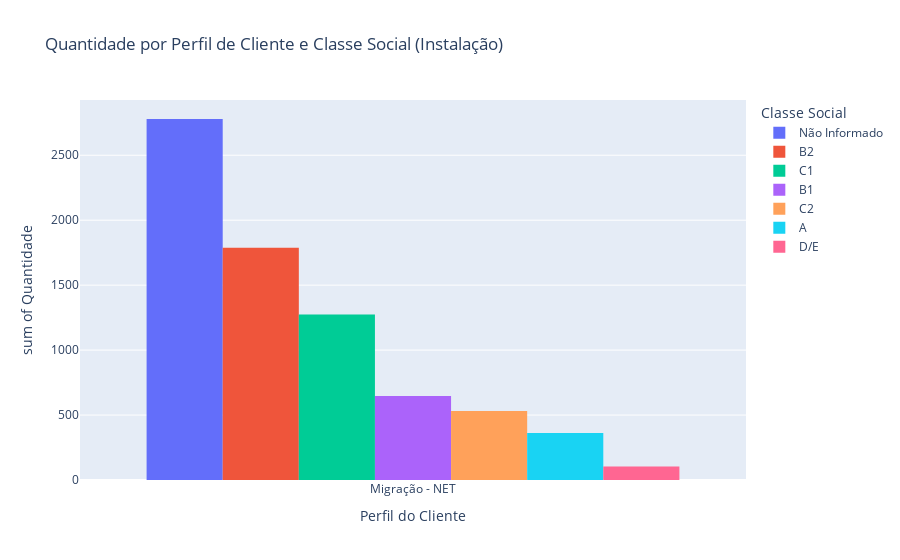

Write notebook code for a chart like this one.
### Code cell
import plotly as px

con.execute('select * from duckdb_tables()').df()

Q = '''
    SELECT * FROM teste1
    '''

teste1 = con.execute(Q).df()

display(teste1['NM_PERFIL_CLIENTE'].unique())

Q = '''
    SELECT * FROM teste1
    WHERE 1=1 NM_PERFIL_CLIENTE = 'Migração - NET' OR NM_PERFIL_CLIENTE = 'Migração - NET'
    ORDER BY QTD DESC
    '''
teste1 = con.execute(Q).df()

colunas = ["NM_INDICADOR_NEGOCIO", "NM_PERFIL_CLIENTE", "NM_TIPO_CLASSE_SOCIAL", "QTD"]

df = pd.DataFrame(teste1, columns=colunas)

fig = px.hist_series(
    df,
    x="NM_PERFIL_CLIENTE",
    y="QTD",
    color="NM_TIPO_CLASSE_SOCIAL",
    title="Quantidade por Perfil de Cliente e Classe Social (Instalação)",
    labels={
        "NM_PERFIL_CLIENTE": "Perfil do Cliente",
        "QTD": "Quantidade",
        "NM_TIPO_CLASSE_SOCIAL": "Classe Social", 
    },
    barmode="group"
)
fig.show()

### Figure 1 — Plotly figure (JSON) as saved in the notebook; plotly's stock layout.template omitted (floating-point values rounded to 4 significant figures)
{"data": [{"alignmentgroup": "True", "bingroup": "x", "histfunc": "sum", "hovertemplate": "Classe Social=Não Informado<br>Perfil do Cliente=%{x}<br>sum of Quantidade=%{y}<extra></extra>", "legendgroup": "Não Informado", "marker": {"color": "#636efa", "pattern": {"shape": ""}}, "name": "Não Informado", "offsetgroup": "Não Informado", "orientation": "v", "showlegend": true, "type": "histogram", "x": ["Migração - NET"], "xaxis": "x", "y": [2779], "yaxis": "y"}, {"alignmentgroup": "True", "bingroup": "x", "histfunc": "sum", "hovertemplate": "Classe Social=B2<br>Perfil do Cliente=%{x}<br>sum of Quantidade=%{y}<extra></extra>", "legendgroup": "B2", "marker": {"color": "#EF553B", "pattern": {"shape": ""}}, "name": "B2", "offsetgroup": "B2", "orientation": "v", "showlegend": true, "type": "histogram", "x": ["Migração - NET"], "xaxis": "x", "y": [1788], "yaxis": "y"}, {"alignmentgroup": "True", "bingroup": "x", "histfunc": "sum", "hovertemplate": "Classe Social=C1<br>Perfil do Cliente=%{x}<br>sum of Quantidade=%{y}<extra></extra>", "legendgroup": "C1", "marker": {"color": "#00cc96", "pattern": {"shape": ""}}, "name": "C1", "offsetgroup": "C1", "orientation": "v", "showlegend": true, "type": "histogram", "x": ["Migração - NET"], "xaxis": "x", "y": [1274], "yaxis": "y"}, {"alignmentgroup": "True", "bingroup": "x", "histfunc": "sum", "hovertemplate": "Classe Social=B1<br>Perfil do Cliente=%{x}<br>sum of Quantidade=%{y}<extra></extra>", "legendgroup": "B1", "marker": {"color": "#ab63fa", "pattern": {"shape": ""}}, "name": "B1", "offsetgroup": "B1", "orientation": "v", "showlegend": true, "type": "histogram", "x": ["Migração - NET"], "xaxis": "x", "y": [646], "yaxis": "y"}, {"alignmentgroup": "True", "bingroup": "x", "histfunc": "sum", "hovertemplate": "Classe Social=C2<br>Perfil do Cliente=%{x}<br>sum of Quantidade=%{y}<extra></extra>", "legendgroup": "C2", "marker": {"color": "#FFA15A", "pattern": {"shape": ""}}, "name": "C2", "offsetgroup": "C2", "orientation": "v", "showlegend": true, "type": "histogram", "x": ["Migração - NET"], "xaxis": "x", "y": [532], "yaxis": "y"}, {"alignmentgroup": "True", "bingroup": "x", "histfunc": "sum", "hovertemplate": "Classe Social=A<br>Perfil do Cliente=%{x}<br>sum of Quantidade=%{y}<extra></extra>", "legendgroup": "A", "marker": {"color": "#19d3f3", "pattern": {"shape": ""}}, "name": "A", "offsetgroup": "A", "orientation": "v", "showlegend": true, "type": "histogram", "x": ["Migração - NET"], "xaxis": "x", "y": [362], "yaxis": "y"}, {"alignmentgroup": "True", "bingroup": "x", "histfunc": "sum", "hovertemplate": "Classe Social=D/E<br>Perfil do Cliente=%{x}<br>sum of Quantidade=%{y}<extra></extra>", "legendgroup": "D/E", "marker": {"color": "#FF6692", "pattern": {"shape": ""}}, "name": "D/E", "offsetgroup": "D/E", "orientation": "v", "showlegend": true, "type": "histogram", "x": ["Migração - NET"], "xaxis": "x", "y": [103], "yaxis": "y"}], "layout": {"barmode": "group", "legend": {"title": {"text": "Classe Social"}, "tracegroupgap": 0}, "title": {"text": "Quantidade por Perfil de Cliente e Classe Social (Instalação)"}, "xaxis": {"anchor": "y", "domain": [0, 1], "title": {"text": "Perfil do Cliente"}}, "yaxis": {"anchor": "x", "domain": [0, 1], "title": {"text": "sum of Quantidade"}}}}
